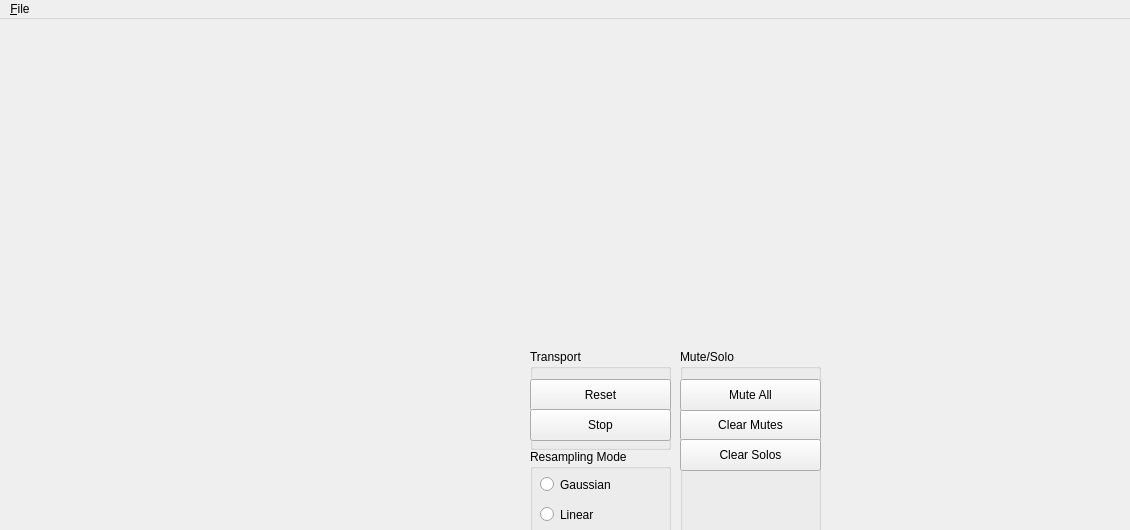
<?xml version="1.0" encoding="UTF-8"?>
<ui version="4.0">
 <class>MainWindow</class>
 <widget class="QMainWindow" name="MainWindow">
  <property name="geometry">
   <rect>
    <x>0</x>
    <y>0</y>
    <width>1130</width>
    <height>530</height>
   </rect>
  </property>
  <property name="windowTitle">
   <string>snes-apu-dbg</string>
  </property>
  <widget class="QWidget" name="centralWidget">
   <widget class="QWidget" name="ramViewerContainer" native="true">
    <property name="geometry">
     <rect>
      <x>10</x>
      <y>10</y>
      <width>512</width>
      <height>512</height>
     </rect>
    </property>
   </widget>
   <widget class="QWidget" name="voiceViewer0Container" native="true">
    <property name="geometry">
     <rect>
      <x>530</x>
      <y>10</y>
      <width>140</width>
      <height>150</height>
     </rect>
    </property>
   </widget>
   <widget class="QWidget" name="voiceViewer1Container" native="true">
    <property name="geometry">
     <rect>
      <x>680</x>
      <y>10</y>
      <width>140</width>
      <height>150</height>
     </rect>
    </property>
   </widget>
   <widget class="QWidget" name="voiceViewer2Container" native="true">
    <property name="geometry">
     <rect>
      <x>830</x>
      <y>10</y>
      <width>140</width>
      <height>150</height>
     </rect>
    </property>
   </widget>
   <widget class="QWidget" name="voiceViewer3Container" native="true">
    <property name="geometry">
     <rect>
      <x>980</x>
      <y>10</y>
      <width>140</width>
      <height>150</height>
     </rect>
    </property>
   </widget>
   <widget class="QWidget" name="voiceViewer6Container" native="true">
    <property name="geometry">
     <rect>
      <x>830</x>
      <y>170</y>
      <width>140</width>
      <height>150</height>
     </rect>
    </property>
   </widget>
   <widget class="QWidget" name="voiceViewer7Container" native="true">
    <property name="geometry">
     <rect>
      <x>980</x>
      <y>170</y>
      <width>140</width>
      <height>150</height>
     </rect>
    </property>
   </widget>
   <widget class="QWidget" name="voiceViewer4Container" native="true">
    <property name="geometry">
     <rect>
      <x>530</x>
      <y>170</y>
      <width>140</width>
      <height>150</height>
     </rect>
    </property>
   </widget>
   <widget class="QWidget" name="voiceViewer5Container" native="true">
    <property name="geometry">
     <rect>
      <x>680</x>
      <y>170</y>
      <width>140</width>
      <height>150</height>
     </rect>
    </property>
   </widget>
   <widget class="QGroupBox" name="groupBox">
    <property name="geometry">
     <rect>
      <x>530</x>
      <y>330</y>
      <width>141</width>
      <height>101</height>
     </rect>
    </property>
    <property name="title">
     <string>Transport</string>
    </property>
    <widget class="QPushButton" name="resetButton">
     <property name="geometry">
      <rect>
       <x>0</x>
       <y>30</y>
       <width>141</width>
       <height>32</height>
      </rect>
     </property>
     <property name="text">
      <string>Reset</string>
     </property>
    </widget>
    <widget class="QPushButton" name="stopButton">
     <property name="geometry">
      <rect>
       <x>0</x>
       <y>60</y>
       <width>141</width>
       <height>32</height>
      </rect>
     </property>
     <property name="text">
      <string>Stop</string>
     </property>
    </widget>
   </widget>
   <widget class="QGroupBox" name="groupBox_2">
    <property name="geometry">
     <rect>
      <x>530</x>
      <y>430</y>
      <width>141</width>
      <height>91</height>
     </rect>
    </property>
    <property name="title">
     <string>Resampling Mode</string>
    </property>
    <widget class="QRadioButton" name="linearRadioButton">
     <property name="geometry">
      <rect>
       <x>10</x>
       <y>50</y>
       <width>111</width>
       <height>31</height>
      </rect>
     </property>
     <property name="text">
      <string>Linear</string>
     </property>
     <property name="autoExclusive">
      <bool>true</bool>
     </property>
    </widget>
    <widget class="QRadioButton" name="gaussianRadioButton">
     <property name="geometry">
      <rect>
       <x>10</x>
       <y>20</y>
       <width>111</width>
       <height>31</height>
      </rect>
     </property>
     <property name="text">
      <string>Gaussian</string>
     </property>
     <property name="autoExclusive">
      <bool>true</bool>
     </property>
    </widget>
   </widget>
   <widget class="QGroupBox" name="groupBox_3">
    <property name="geometry">
     <rect>
      <x>680</x>
      <y>330</y>
      <width>141</width>
      <height>191</height>
     </rect>
    </property>
    <property name="title">
     <string>Mute/Solo</string>
    </property>
    <widget class="QPushButton" name="clearMutesButton">
     <property name="enabled">
      <bool>true</bool>
     </property>
     <property name="geometry">
      <rect>
       <x>0</x>
       <y>60</y>
       <width>141</width>
       <height>32</height>
      </rect>
     </property>
     <property name="text">
      <string>Clear Mutes</string>
     </property>
    </widget>
    <widget class="QPushButton" name="clearSolosButton">
     <property name="enabled">
      <bool>true</bool>
     </property>
     <property name="geometry">
      <rect>
       <x>0</x>
       <y>90</y>
       <width>141</width>
       <height>32</height>
      </rect>
     </property>
     <property name="text">
      <string>Clear Solos</string>
     </property>
    </widget>
    <widget class="QPushButton" name="muteAllButton">
     <property name="enabled">
      <bool>true</bool>
     </property>
     <property name="geometry">
      <rect>
       <x>0</x>
       <y>30</y>
       <width>141</width>
       <height>32</height>
      </rect>
     </property>
     <property name="text">
      <string>Mute All</string>
     </property>
    </widget>
   </widget>
   <widget class="QWidget" name="outputViewerContainer" native="true">
    <property name="geometry">
     <rect>
      <x>830</x>
      <y>330</y>
      <width>290</width>
      <height>190</height>
     </rect>
    </property>
   </widget>
  </widget>
  <widget class="QMenuBar" name="menuBar">
   <property name="geometry">
    <rect>
     <x>0</x>
     <y>0</y>
     <width>1130</width>
     <height>22</height>
    </rect>
   </property>
   <widget class="QMenu" name="menu_File">
    <property name="title">
     <string>&amp;File</string>
    </property>
    <addaction name="fileOpenSpcFile"/>
   </widget>
   <addaction name="menu_File"/>
  </widget>
  <action name="fileOpenSpcFile">
   <property name="text">
    <string>&amp;Open SPC File...</string>
   </property>
  </action>
 </widget>
 <layoutdefault spacing="6" margin="11"/>
 <resources/>
 <connections/>
</ui>
